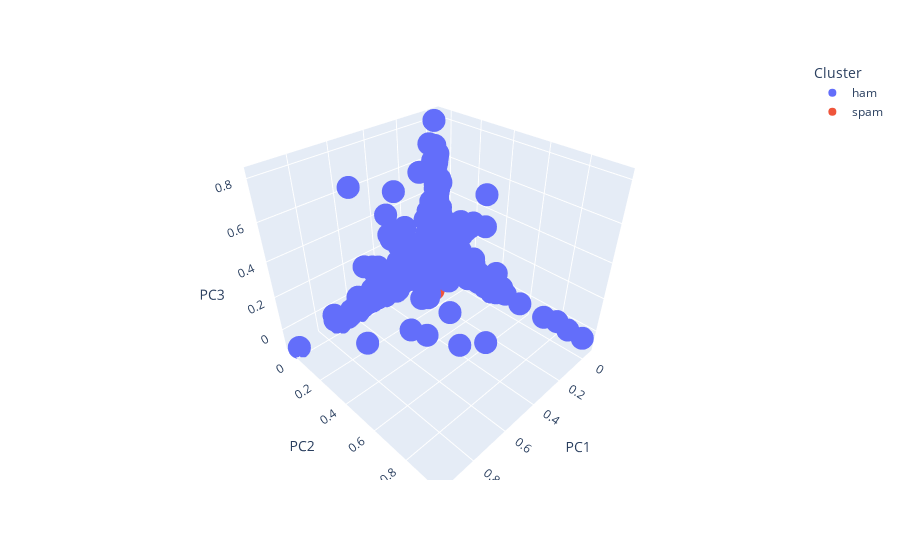

The notebook cell saved with this chart:
### Markdown cell above
## Part A: Graph PCA

### Code cell
from sklearn.decomposition import PCA 
import plotly.express as px

pca = PCA(n_components=3)
pc = pca.fit_transform(X_train.toarray())

pc_df = pd.DataFrame(data = pc, columns = ['PC1', 'PC2', 'PC3'])
pc_df['Cluster'] = y
pc_df['ID'] = np.arange(0, len(y))
pc_df

fig = px.scatter_3d(pc_df, x="PC1", y="PC2", z="PC3", color = 'Cluster',hover_data=["ID"])
fig.show()

### Figure 1 — Plotly figure (JSON) as saved in the notebook; plotly's stock layout.template omitted (floating-point values rounded to 4 significant figures; data arrays with more than 128 entries replaced by an {"elided": "..."} marker saying what was removed)
{"data": [{"customdata": {"elided": "4626x1 int values"}, "hovertemplate": "Cluster=ham<br>PC1=%{x}<br>PC2=%{y}<br>PC3=%{z}<br>ID=%{customdata[0]}<extra></extra>", "legendgroup": "ham", "marker": {"color": "#636efa", "symbol": "circle"}, "mode": "markers", "name": "ham", "scene": "scene", "showlegend": true, "type": "scatter3d", "x": {"elided": "4626 float values"}, "y": {"elided": "4626 float values"}, "z": {"elided": "4626 float values"}}, {"customdata": {"elided": "675x1 int values"}, "hovertemplate": "Cluster=spam<br>PC1=%{x}<br>PC2=%{y}<br>PC3=%{z}<br>ID=%{customdata[0]}<extra></extra>", "legendgroup": "spam", "marker": {"color": "#EF553B", "symbol": "circle"}, "mode": "markers", "name": "spam", "scene": "scene", "showlegend": true, "type": "scatter3d", "x": {"elided": "675 float values"}, "y": {"elided": "675 float values"}, "z": {"elided": "675 float values"}}], "layout": {"legend": {"title": {"text": "Cluster"}, "tracegroupgap": 0}, "margin": {"t": 60}, "scene": {"domain": {"x": [0, 1], "y": [0, 1]}, "xaxis": {"title": {"text": "PC1"}}, "yaxis": {"title": {"text": "PC2"}}, "zaxis": {"title": {"text": "PC3"}}}}}
